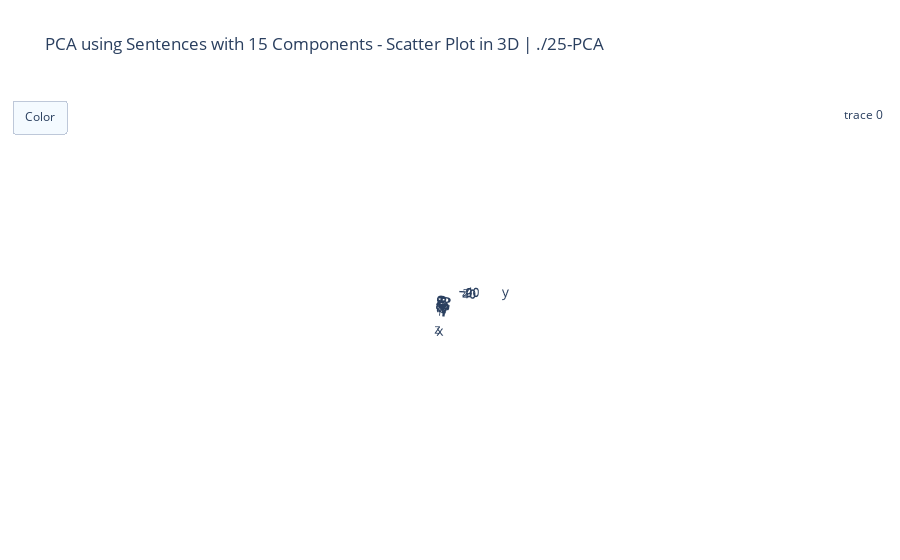

Notebook source saved alongside this figure:
### Code cell
fig_3d_v2.show()

### Figure 1 — Plotly figure (JSON) as saved in the notebook; plotly's stock layout.template omitted (floating-point values rounded to 4 significant figures; data arrays with more than 128 entries replaced by an {"elided": "..."} marker saying what was removed)
{"data": [{"marker": {"color": "rgba(0, 0, 0, 0)", "colorscale": [[0, "#0d0887"], [0.1111, "#46039f"], [0.2222, "#7201a8"], [0.3333, "#9c179e"], [0.4444, "#bd3786"], [0.5556, "#d8576b"], [0.6667, "#ed7953"], [0.7778, "#fb9f3a"], [0.8889, "#fdca26"], [1, "#f0f921"]]}, "mode": "markers", "type": "scatter3d", "x": {"elided": "5736 float values"}, "y": {"elided": "5736 float values"}, "z": {"elided": "5736 float values"}}], "layout": {"autosize": true, "scene": {"aspectmode": "auto", "aspectratio": {"x": 0.956, "y": 1.003, "z": 1.043}, "camera": {"center": {"x": 0, "y": 0, "z": 0}, "eye": {"x": -6.204, "y": 80.04, "z": 59.62}, "projection": {"type": "perspective"}, "up": {"x": 0, "y": 0, "z": 1}}}, "showlegend": true, "title": {"text": "PCA using Sentences with 15 Components - Scatter Plot in 3D | ./25-PCA"}, "updatemenus": [{"active": 0, "buttons": [{"args": [{"marker.color": ["rgba(0, 0, 0, 0)"]}], "label": "Color", "method": "restyle"}], "showactive": true, "type": "buttons"}]}}
